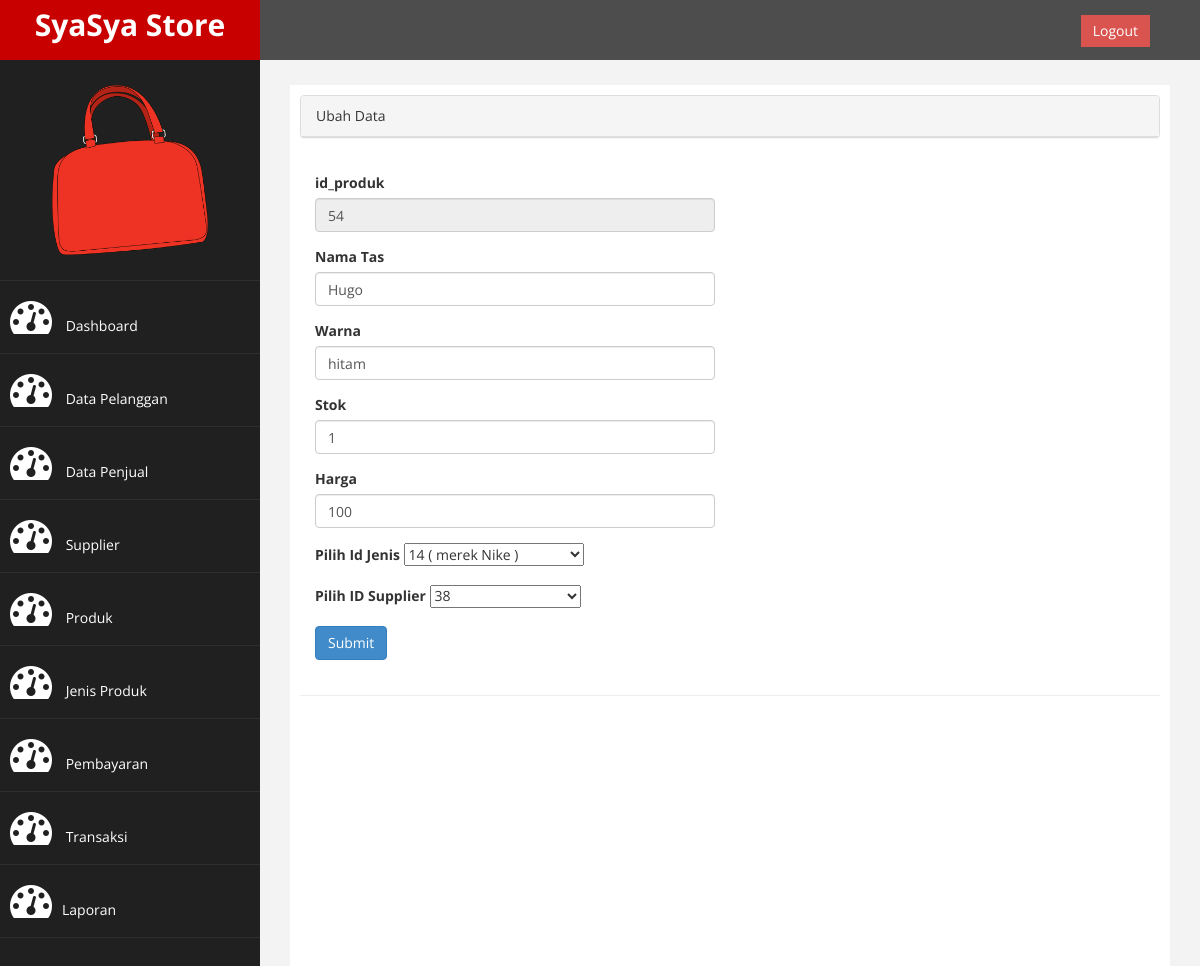
The page /?page=produk&aksi=ubah&id_produk=54 on the database its author committed.
### tables this page shows
CREATE TABLE `produk` (
  `id_produk` varchar(20) NOT NULL,
  `nama_tas` varchar(100) DEFAULT NULL,
  `warna` varchar(20) DEFAULT NULL,
  `stok` int(11) DEFAULT NULL,
  `harga` int(11) DEFAULT NULL,
  `id_jenis` varchar(20) DEFAULT NULL,
  `id_supplier` varchar(20) DEFAULT NULL
);

### page/produk/ubah.php (the view, shortened to what this page needs)
<?php
    $id_produk  = $_GET['id_produk'];
    $sql = $koneksi->query("SELECT * FROM produk WHERE id_produk= '$id_produk'");
    $tampil = $sql->fetch_assoc();
 ?>
<div class="panel panel-default">
    <div class="panel-heading">
    	Ubah Data
	</div>
</div>
	<div class="panel-body">
        <div class="row">
            <div class="col-md-6">
                 <form method="POST"  name="formPendaftaran" onsubmit="return validateForm()">
                    <div class="form-group">
                    	<label>id_produk</label>
                    	<input class="form-control" name="id_produk" value="<?php echo $tampil['id_produk']; ?>" readonly />
                    </div>
                    <div class="form-group">
                    	<label>Nama Tas</label>
                    	<input class="form-control" name="nama_tas" value="<?php echo $tampil['nama_tas']; ?>"  required maxlength="40" minlength="3" />
                    </div>
                    <div class="form-group">
                    	<label>Warna</label>
                        <input class="form-control" name="warna" value="<?php echo $tampil['warna']; ?>" />
                    </div>
                     <div class="form-group">
                        <label>Stok</label>
                        <input class="form-control" name="stok"  value="<?php echo $tampil['stok']; ?>" />
                    </div>
                    <div class="form-group">
                        <label>Harga</label>
                        <input class="form-control" name="harga"  value="<?php echo $tampil['harga']; ?>" />
                    </div>
                        <div class="form-group">
                        <label  class="block mb-2 text-sm font-medium text-gray-900 ">Pilih Id Jenis</label>
                        <select name="id_jenis">
                            <?php
                                include "../koneksi.php";
                                $query = mysqli_query($koneksi, "SELECT * FROM `jenis_produk`");
                                while ($data = mysqli_fetch_array($query)) {
                                    if ($data['id_jenis'] == $data['id_jenis'])
                                    {
                                        $select="selected";
                                        } else {
                                        $select="";
                                    }
                            ?>
                            <option <?php echo $select ?> value="<?php echo $data['id_jenis'] ?>"><?php echo $data['id_jenis'] . ' ( merek ' . $data['merek'] . ' )'?></option> ?></option>
                            <?php
                                }
                            ?>
                        </select>
                    </div>
                      <div class="form-group">
                        <label  class="block mb-2 text-sm font-medium text-gray-900 ">Pilih ID Supplier</label>
                        <select name="id_supplier">
                            <?php
                                include "../koneksi.php";
                                $supplier = mysqli_query($koneksi, "SELECT * FROM `supplier`");
                                while ($dataSupplier = mysqli_fetch_array($supplier)) {
                                     if ($dataSupplier['id_supplier'] == $dataSupplier['id_supplier'])
                                    {
                                        $select="selected";
                                        } else {
                                        $select="";
                                    }
                            ?>
                            <option <?php echo $select ?> value="<?php echo $dataSupplier['id_supplier'] ?>"><?php echo $dataSupplier['id_supplier'] ?></option>
                            <?php
                                }
                            ?>
                        </select>
                    </div>
                    <div>
                    	<input type="submit" name="simpan" class="btn btn-primary">
                    </div>
   		 	</form>
    	</div>
    </div>
</div>

### assets/css/custom.css (style rules this page uses)
body { font-family: 'Open Sans', sans-serif; }

### rows shown on the page
produk: id_produk "54", nama_tas "Hugo", warna "hitam", stok "1", harga "100"

### other values the page prints
form field id_jenis "14 ( merek Nike )"
form field id_supplier "38"
